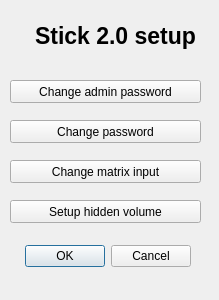
<?xml version="1.0" encoding="UTF-8"?>
<ui version="4.0">
 <class>Stick20Setup</class>
 <widget class="QDialog" name="Stick20Setup">
  <property name="geometry">
   <rect>
    <x>0</x>
    <y>0</y>
    <width>219</width>
    <height>300</height>
   </rect>
  </property>
  <property name="windowTitle">
   <string>Dialog</string>
  </property>
  <widget class="QDialogButtonBox" name="buttonBox">
   <property name="geometry">
    <rect>
     <x>-140</x>
     <y>240</y>
     <width>331</width>
     <height>32</height>
    </rect>
   </property>
   <property name="orientation">
    <enum>Qt::Horizontal</enum>
   </property>
   <property name="standardButtons">
    <set>QDialogButtonBox::Cancel|QDialogButtonBox::Ok</set>
   </property>
  </widget>
  <widget class="QLabel" name="label">
   <property name="geometry">
    <rect>
     <x>0</x>
     <y>20</y>
     <width>231</width>
     <height>31</height>
    </rect>
   </property>
   <property name="font">
    <font>
     <pointsize>17</pointsize>
     <weight>75</weight>
     <bold>true</bold>
    </font>
   </property>
   <property name="text">
    <string>Stick 2.0 setup</string>
   </property>
   <property name="alignment">
    <set>Qt::AlignCenter</set>
   </property>
  </widget>
  <widget class="QPushButton" name="pushButton_Change_AdminPW">
   <property name="geometry">
    <rect>
     <x>10</x>
     <y>80</y>
     <width>191</width>
     <height>23</height>
    </rect>
   </property>
   <property name="text">
    <string>Change admin password</string>
   </property>
  </widget>
  <widget class="QPushButton" name="pushButton_Ch_PW">
   <property name="geometry">
    <rect>
     <x>10</x>
     <y>120</y>
     <width>191</width>
     <height>23</height>
    </rect>
   </property>
   <property name="text">
    <string>Change password</string>
   </property>
  </widget>
  <widget class="QPushButton" name="pushButton_Ch_Mat_APW">
   <property name="geometry">
    <rect>
     <x>10</x>
     <y>160</y>
     <width>191</width>
     <height>23</height>
    </rect>
   </property>
   <property name="text">
    <string>Change matrix input</string>
   </property>
  </widget>
  <widget class="QPushButton" name="pushButton_Ch_HiddenVol">
   <property name="geometry">
    <rect>
     <x>10</x>
     <y>200</y>
     <width>191</width>
     <height>23</height>
    </rect>
   </property>
   <property name="text">
    <string>Setup hidden volume</string>
   </property>
  </widget>
 </widget>
 <resources/>
 <connections>
  <connection>
   <sender>buttonBox</sender>
   <signal>accepted()</signal>
   <receiver>Stick20Setup</receiver>
   <slot>accept()</slot>
   <hints>
    <hint type="sourcelabel">
     <x>248</x>
     <y>254</y>
    </hint>
    <hint type="destinationlabel">
     <x>157</x>
     <y>274</y>
    </hint>
   </hints>
  </connection>
  <connection>
   <sender>buttonBox</sender>
   <signal>rejected()</signal>
   <receiver>Stick20Setup</receiver>
   <slot>reject()</slot>
   <hints>
    <hint type="sourcelabel">
     <x>316</x>
     <y>260</y>
    </hint>
    <hint type="destinationlabel">
     <x>286</x>
     <y>274</y>
    </hint>
   </hints>
  </connection>
  <connection>
   <sender>pushButton_Ch_Mat_APW</sender>
   <signal>clicked()</signal>
   <receiver>Stick20Setup</receiver>
   <slot>accept()</slot>
   <hints>
    <hint type="sourcelabel">
     <x>110</x>
     <y>171</y>
    </hint>
    <hint type="destinationlabel">
     <x>109</x>
     <y>149</y>
    </hint>
   </hints>
  </connection>
 </connections>
</ui>
